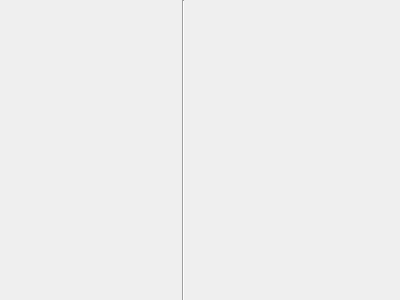
<?xml version="1.0" encoding="UTF-8"?>
<ui version="4.0">
 <class>splitwindow</class>
 <widget class="QWidget" name="splitwindow">
  <property name="geometry">
   <rect>
    <x>0</x>
    <y>0</y>
    <width>400</width>
    <height>300</height>
   </rect>
  </property>
  <property name="windowTitle">
   <string>splitwindow</string>
  </property>
  <widget class="Line" name="line">
   <property name="geometry">
    <rect>
     <x>173</x>
     <y>0</y>
     <width>20</width>
     <height>301</height>
    </rect>
   </property>
   <property name="orientation">
    <enum>Qt::Vertical</enum>
   </property>
  </widget>
 </widget>
 <layoutdefault spacing="6" margin="11"/>
 <resources/>
 <connections/>
</ui>
